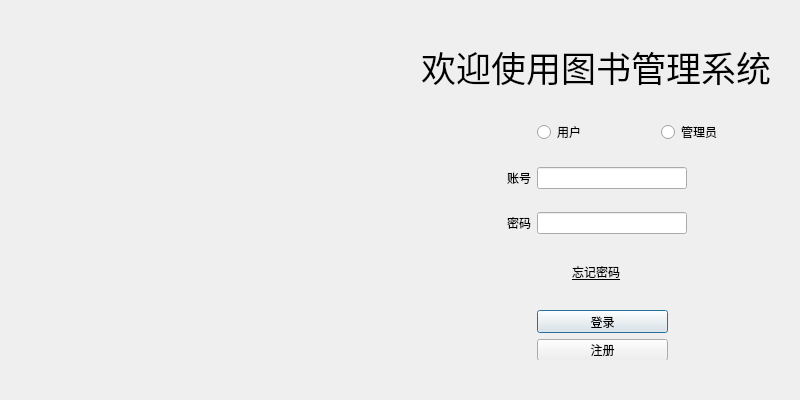
<?xml version="1.0" encoding="UTF-8"?>
<ui version="4.0">
 <class>Dlg_Welcome</class>
 <widget class="QDialog" name="Dlg_Welcome">
  <property name="geometry">
   <rect>
    <x>0</x>
    <y>0</y>
    <width>800</width>
    <height>400</height>
   </rect>
  </property>
  <property name="windowTitle">
   <string>Dialog</string>
  </property>
  <property name="sizeGripEnabled">
   <bool>false</bool>
  </property>
  <layout class="QGridLayout" name="gridLayout_2">
   <item row="0" column="1" rowspan="3">
    <widget class="QWidget" name="widget" native="true">
     <layout class="QGridLayout" name="gridLayout">
      <item row="5" column="1" colspan="2">
       <widget class="QWidget" name="widget_2" native="true">
        <property name="maximumSize">
         <size>
          <width>230</width>
          <height>50</height>
         </size>
        </property>
        <widget class="QWidget" name="layoutWidget">
         <property name="geometry">
          <rect>
           <x>0</x>
           <y>0</y>
           <width>131</width>
           <height>51</height>
          </rect>
         </property>
         <layout class="QVBoxLayout" name="verticalLayout">
          <item>
           <widget class="QPushButton" name="btnLog">
            <property name="text">
             <string>登录</string>
            </property>
           </widget>
          </item>
          <item>
           <widget class="QPushButton" name="btnSign">
            <property name="text">
             <string>注册</string>
            </property>
           </widget>
          </item>
         </layout>
        </widget>
       </widget>
      </item>
      <item row="1" column="1">
       <widget class="QRadioButton" name="rdbtnUser">
        <property name="text">
         <string>用户</string>
        </property>
       </widget>
      </item>
      <item row="0" column="0" colspan="3">
       <widget class="QLabel" name="label">
        <property name="maximumSize">
         <size>
          <width>16777215</width>
          <height>60</height>
         </size>
        </property>
        <property name="font">
         <font>
          <family>Bahnschrift SemiLight</family>
          <pointsize>26</pointsize>
         </font>
        </property>
        <property name="text">
         <string>欢迎使用图书管理系统</string>
        </property>
        <property name="alignment">
         <set>Qt::AlignCenter</set>
        </property>
       </widget>
      </item>
      <item row="3" column="1" colspan="2">
       <widget class="QLineEdit" name="LePassword">
        <property name="maximumSize">
         <size>
          <width>150</width>
          <height>16777215</height>
         </size>
        </property>
       </widget>
      </item>
      <item row="3" column="0">
       <widget class="QLabel" name="label_3">
        <property name="text">
         <string>密码</string>
        </property>
        <property name="alignment">
         <set>Qt::AlignRight|Qt::AlignTrailing|Qt::AlignVCenter</set>
        </property>
       </widget>
      </item>
      <item row="2" column="0">
       <widget class="QLabel" name="label_2">
        <property name="text">
         <string>账号</string>
        </property>
        <property name="alignment">
         <set>Qt::AlignRight|Qt::AlignTrailing|Qt::AlignVCenter</set>
        </property>
       </widget>
      </item>
      <item row="1" column="2">
       <widget class="QRadioButton" name="rdbtnAdmin">
        <property name="text">
         <string>管理员</string>
        </property>
       </widget>
      </item>
      <item row="2" column="1" colspan="2">
       <widget class="QLineEdit" name="LeAccount">
        <property name="maximumSize">
         <size>
          <width>150</width>
          <height>16777215</height>
         </size>
        </property>
       </widget>
      </item>
      <item row="4" column="1">
       <widget class="QPushButton" name="pushButton">
        <property name="maximumSize">
         <size>
          <width>16777215</width>
          <height>30</height>
         </size>
        </property>
        <property name="font">
         <font>
          <bold>false</bold>
          <underline>true</underline>
          <strikeout>false</strikeout>
          <hintingpreference>PreferDefaultHinting</hintingpreference>
         </font>
        </property>
        <property name="text">
         <string>忘记密码</string>
        </property>
        <property name="flat">
         <bool>true</bool>
        </property>
       </widget>
      </item>
     </layout>
    </widget>
   </item>
   <item row="0" column="0" rowspan="3">
    <widget class="QWidget" name="widget_3" native="true">
     <widget class="QLabel" name="label_4">
      <property name="geometry">
       <rect>
        <x>0</x>
        <y>0</y>
        <width>400</width>
        <height>400</height>
       </rect>
      </property>
      <property name="text">
       <string/>
      </property>
      <property name="pixmap">
       <pixmap resource="Logo.qrc">:/image/Logo.png</pixmap>
      </property>
      <property name="scaledContents">
       <bool>true</bool>
      </property>
      <property name="alignment">
       <set>Qt::AlignBottom|Qt::AlignLeading|Qt::AlignLeft</set>
      </property>
      <property name="wordWrap">
       <bool>false</bool>
      </property>
     </widget>
    </widget>
   </item>
  </layout>
 </widget>
 <resources>
  <include location="Logo.qrc"/>
 </resources>
 <connections/>
</ui>
